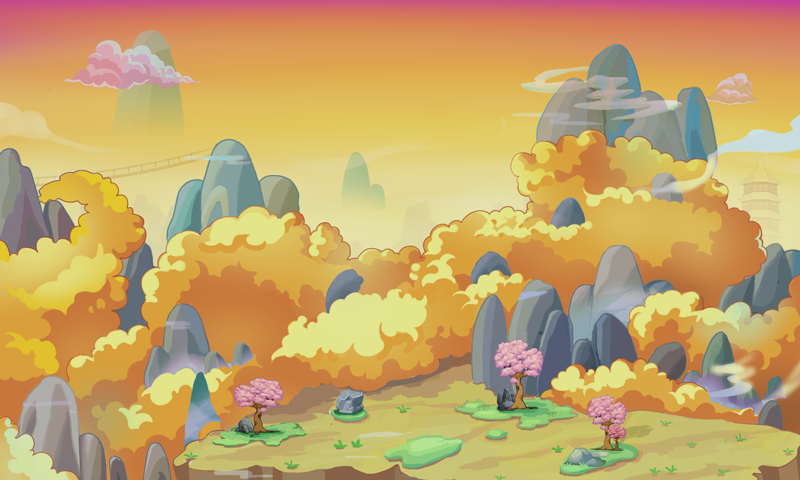

A level layout from a 2D game, rendered from its tile map. Below: a short description, then the map file with tile-grid data replaced by summaries:
An orthogonal 25x15 tile map with 32x32 px tiles, 1 tile layer (bg) and 27 objects.

<map version="1.0" orientation="orthogonal" width="25" height="15" tilewidth="32" tileheight="32">
 <tileset firstgid="1" name="bg05" tilewidth="32" tileheight="32">
  <image source="bg05.png" width="800" height="480" />
 </tileset>
 <layer name="bg" width="25" height="15" opacity="0.9">
  <data>[375 cells, 375 non-empty, 375 distinct tile ids]</data>
 </layer>
 <objectgroup name="logic" width="25" height="15" opacity="0.9">
  <object x="0" y="0" width="32" height="32">
   <properties>
    <property name="coins" value="2000" />
    <property name="map" value="05" />
    <property name="nextscene" value="76" />
    <property name="nextscene2" value="-1" />
    <property name="scene" value="75" />
    <property name="time" value="60" />
    <property name="typeid" value="999" />
   </properties>
  </object>
  <object x="201" y="382" width="48" height="64">
   <properties>
    <property name="direction" value="2" />
    <property name="pointcount" value="2" />
    <property name="pointx1" value="0" />
    <property name="pointx2" value="0" />
    <property name="pointx3" value="0" />
    <property name="pointy1" value="0" />
    <property name="pointy2" value="0" />
    <property name="pointy3" value="0" />
    <property name="speed" value="6" />
    <property name="starttype" value="2" />
    <property name="typeid" value="05002" />
   </properties>
  </object>
  <object x="642" y="321" width="94" height="93">
   <properties>
    <property name="cloudin" value="2" />
    <property name="point" value="2" />
    <property name="typeid" value="04005" />
   </properties>
  </object>
  <object x="608" y="342" width="160" height="120">
   <properties>
    <property name="cloudid" value="2" />
    <property name="cloudpoint1" value="0" />
    <property name="cloudpoint2" value="3" />
    <property name="cloudpoint3" value="0" />
    <property name="direction" value="1" />
    <property name="speed" value="9" />
    <property name="typeid" value="09001" />
   </properties>
  </object>
  <object x="20" y="345" width="160" height="120">
   <properties>
    <property name="cloudid" value="1" />
    <property name="cloudpoint1" value="1" />
    <property name="cloudpoint2" value="2" />
    <property name="cloudpoint3" value="1" />
    <property name="direction" value="2" />
    <property name="speed" value="9" />
    <property name="typeid" value="09001" />
   </properties>
  </object>
  <object x="553" y="264" width="40" height="40">
   <properties>
    <property name="typeid" value="05017" />
   </properties>
  </object>
  <object x="493" y="263" width="48" height="64">
   <properties>
    <property name="direction" value="1" />
    <property name="pointcount" value="2" />
    <property name="pointx1" value="0" />
    <property name="pointx2" value="0" />
    <property name="pointx3" value="0" />
    <property name="pointy1" value="0" />
    <property name="pointy2" value="0" />
    <property name="pointy3" value="0" />
    <property name="speed" value="3" />
    <property name="starttype" value="0" />
    <property name="typeid" value="05002" />
   </properties>
  </object>
  <object x="69" y="363" width="64" height="64">
   <properties>
    <property name="cloudin" value="1" />
    <property name="point" value="2" />
    <property name="typeid" value="04002" />
   </properties>
  </object>
  <object x="380" y="211" width="40" height="40">
   <properties>
    <property name="typeid" value="05017" />
   </properties>
  </object>
  <object x="464" y="405" width="40" height="40">
   <properties>
    <property name="typeid" value="05017" />
   </properties>
  </object>
  <object x="300" y="406" width="40" height="40">
   <properties>
    <property name="typeid" value="05017" />
   </properties>
  </object>
  <object x="228" y="255" width="40" height="40">
   <properties>
    <property name="typeid" value="05017" />
   </properties>
  </object>
  <object x="383" y="297" width="40" height="40">
   <properties>
    <property name="typeid" value="05017" />
   </properties>
  </object>
  <object x="434" y="307" width="32" height="32">
   <properties>
    <property name="cloudin" value="5" />
    <property name="point" value="3" />
    <property name="typeid" value="04013" />
   </properties>
  </object>
  <object x="320" y="303" width="32" height="32">
   <properties>
    <property name="cloudin" value="5" />
    <property name="point" value="1" />
    <property name="typeid" value="04003" />
   </properties>
  </object>
  <object x="316" y="267" width="160" height="120">
   <properties>
    <property name="cloudid" value="5" />
    <property name="cloudpoint1" value="1" />
    <property name="cloudpoint2" value="2" />
    <property name="cloudpoint3" value="1" />
    <property name="direction" value="1" />
    <property name="speed" value="3" />
    <property name="typeid" value="09001" />
   </properties>
  </object>
  <object x="361" y="270" width="64" height="64">
   <properties>
    <property name="cloudin" value="5" />
    <property name="point" value="2" />
    <property name="typeid" value="04002" />
   </properties>
  </object>
  <object x="208" y="224" width="32" height="32">
   <properties>
    <property name="cloudin" value="3" />
    <property name="point" value="3" />
    <property name="typeid" value="04009" />
   </properties>
  </object>
  <object x="94" y="220" width="32" height="32">
   <properties>
    <property name="cloudin" value="3" />
    <property name="point" value="1" />
    <property name="typeid" value="04012" />
   </properties>
  </object>
  <object x="90" y="184" width="160" height="120">
   <properties>
    <property name="cloudid" value="3" />
    <property name="cloudpoint1" value="1" />
    <property name="cloudpoint2" value="2" />
    <property name="cloudpoint3" value="1" />
    <property name="direction" value="1" />
    <property name="speed" value="6" />
    <property name="typeid" value="09001" />
   </properties>
  </object>
  <object x="135" y="187" width="64" height="64">
   <properties>
    <property name="cloudin" value="3" />
    <property name="point" value="2" />
    <property name="typeid" value="04002" />
   </properties>
  </object>
  <object x="681" y="218" width="32" height="32">
   <properties>
    <property name="cloudin" value="4" />
    <property name="point" value="3" />
    <property name="typeid" value="04016" />
   </properties>
  </object>
  <object x="581" y="216" width="32" height="32">
   <properties>
    <property name="cloudin" value="4" />
    <property name="point" value="1" />
    <property name="typeid" value="04014" />
   </properties>
  </object>
  <object x="565" y="185" width="160" height="120">
   <properties>
    <property name="cloudid" value="4" />
    <property name="cloudpoint1" value="1" />
    <property name="cloudpoint2" value="1" />
    <property name="cloudpoint3" value="1" />
    <property name="direction" value="1" />
    <property name="speed" value="3" />
    <property name="typeid" value="09001" />
   </properties>
  </object>
  <object x="26" y="394" width="32" height="32">
   <properties>
    <property name="cloudin" value="1" />
    <property name="point" value="1" />
    <property name="typeid" value="04009" />
   </properties>
  </object>
  <object x="140" y="398" width="32" height="32">
   <properties>
    <property name="cloudin" value="1" />
    <property name="point" value="3" />
    <property name="typeid" value="04016" />
   </properties>
  </object>
  <object x="629" y="215" width="32" height="32">
   <properties>
    <property name="cloudin" value="4" />
    <property name="point" value="2" />
    <property name="typeid" value="04003" />
   </properties>
  </object>
 </objectgroup>
</map>
